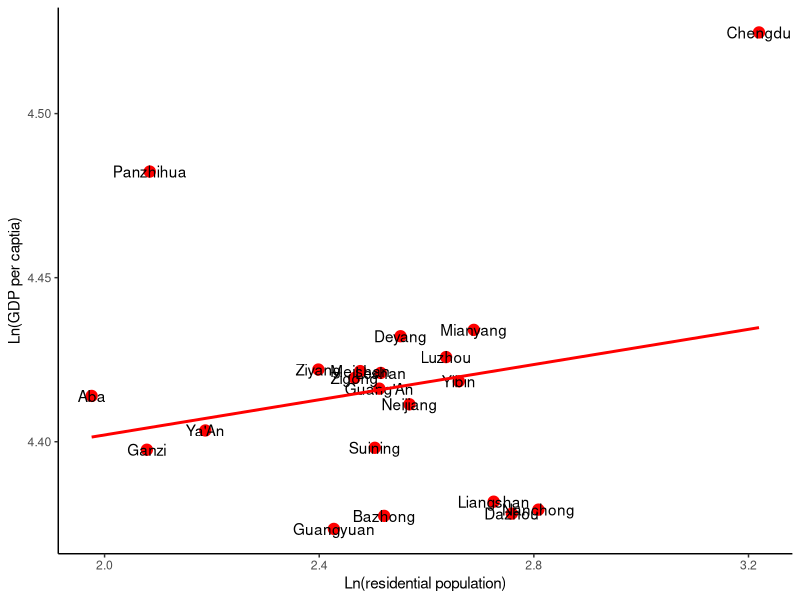

Here is the R script that generated this plot: (Note: this script raises an error after producing the figure.)
setwd("C:/Users/mingr/OneDrive/Documents/GitHub/R/proj-12062021")
dir()
inp = read.csv('proj-en.csv')

library(ggplot2)


p <- ggplot(data = inp, aes(x=Ln_Res, 
                            y=Ln_GDP))

p <- p + geom_point(colour='red', alpha=4, size=3.5)

p <- p+ geom_text(label=paste(inp$Region, sep = ''), 
                  colour = 'black')

p <- p+geom_smooth(method = lm, se=FALSE, 
                   fullrange = TRUE,
                   size = 1, colour = 'red')

p <- p + labs(x = "Ln(residential population)",
              y = "Ln(GDP per captia)")

p <- p + theme_bw()
p <- p + theme(panel.grid.major = element_blank(),
                panel.grid.minor = element_blank())

p <- p + theme(panel.border = element_blank())
p <- p + theme(axis.line = element_line())

p



inp_cn = read.csv('proj-cn.csv',
                  encoding = 'UTF-8',
                  stringsAsFactors = TRUE)

q <- ggplot(data = inp, aes(x=Ln_Res, 
                            y=Ln_GDP))

q <- q + geom_point(colour='red', alpha=4, size=1.5)

q <- q+ geom_text(label=paste(inp_cn$X.U.FEFF.地区, sep = ''), 
                  colour = 'black')

q <- q+geom_smooth(method = lm, se=FALSE, 
                   fullrange = TRUE,
                   size = 1, colour = 'red')


q <- q + labs(x = "Ln(常住人口)",
              y = "Ln(人均GDP)")

q <- q + theme_bw()
q <- q + theme(panel.grid.major = element_blank(),
               panel.grid.minor = element_blank())

q <- q + theme(panel.border = element_blank())
q <- q + theme(axis.line = element_line())

q